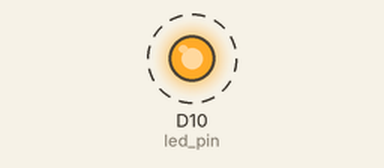
This program was run on a simulated Arduino board driven over Firmata from a computer. On the bench: output pins drawn as LEDs (lit = HIGH). Dashed ring = blinking.

Above: at 5.2 s.
Timing chart, 0 to 8.0 s (numbered marks = the images above):
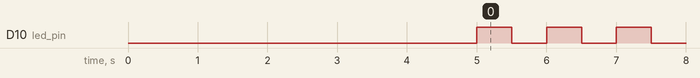

Measured:
- by itself, D10 (led_pin): alternates HIGH for 0.50 s and LOW for 0.50 s

The program:

led_arduino.py
```python
#!/usr/bin/env python
import pyfirmata
import time
board = pyfirmata.Arduino('/dev/ttyACM0')
led_pin = board.get_pin('d:10:o')
while True:
    led_pin.write(1)
    time.sleep(0.5)
    led_pin.write(0)
    time.sleep(0.5)
```
